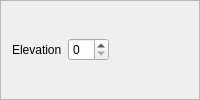
                      <widget class="QFrame" name="frame_5">
                       <property name="frameShape">
                        <enum>QFrame::Shape::StyledPanel</enum>
                       </property>
                       <property name="frameShadow">
                        <enum>QFrame::Shadow::Raised</enum>
                       </property>
                       <layout class="QGridLayout" name="gridLayout_8">
                        <item row="0" column="1">
                         <widget class="QSpinBox" name="spinBox_SelectedElevation"/>
                        </item>
                        <item row="0" column="0">
                         <widget class="QLabel" name="label_16">
                          <property name="text">
                           <string>Elevation</string>
                          </property>
                         </widget>
                        </item>
                        <item row="0" column="2">
                         <widget class="QLabel" name="label_ElevationName">
                          <property name="sizePolicy">
                           <sizepolicy hsizetype="Expanding" vsizetype="Preferred">
                            <horstretch>0</horstretch>
                            <verstretch>0</verstretch>
                           </sizepolicy>
                          </property>
                          <property name="text">
                           <string/>
                          </property>
                         </widget>
                        </item>
                       </layout>
                      </widget>
